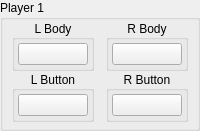
                                      <widget class="QGroupBox" name="player1Group">
                                        <property name="title">
                                          <string>Player 1</string>
                                        </property>
                                        <layout class="QHBoxLayout" name="horizontalLayout_2">
                                          <property name="spacing">
                                            <number>6</number>
                                          </property>
                                          <property name="leftMargin">
                                            <number>6</number>
                                          </property>
                                          <property name="topMargin">
                                            <number>0</number>
                                          </property>
                                          <property name="rightMargin">
                                            <number>6</number>
                                          </property>
                                          <property name="bottomMargin">
                                            <number>6</number>
                                          </property>
                                          <item>
                                            <widget class="QWidget" name="player1LeftJoycon"
                                              native="true">
                                              <layout class="QVBoxLayout"
                                                name="buttonMiscButtonsLeftJoyconVerticalLayout_14">
                                                <property name="spacing">
                                                  <number>0</number>
                                                </property>
                                                <property name="leftMargin">
                                                  <number>0</number>
                                                </property>
                                                <property name="topMargin">
                                                  <number>0</number>
                                                </property>
                                                <property name="rightMargin">
                                                  <number>0</number>
                                                </property>
                                                <property name="bottomMargin">
                                                  <number>0</number>
                                                </property>
                                                <item alignment="Qt::AlignHCenter">
                                                  <widget class="QGroupBox"
                                                    name="player1LeftBodyGroup">
                                                    <property name="title">
                                                      <string>L Body</string>
                                                    </property>
                                                    <property name="alignment">
                                                      <set>Qt::AlignCenter</set>
                                                    </property>
                                                    <layout class="QVBoxLayout"
                                                      name="verticalLayout_66">
                                                      <property name="spacing">
                                                        <number>3</number>
                                                      </property>
                                                      <property name="leftMargin">
                                                        <number>3</number>
                                                      </property>
                                                      <property name="topMargin">
                                                        <number>3</number>
                                                      </property>
                                                      <property name="rightMargin">
                                                        <number>3</number>
                                                      </property>
                                                      <property name="bottomMargin">
                                                        <number>3</number>
                                                      </property>
                                                      <item>
                                                        <widget class="QPushButton"
                                                          name="player1_left_body_button">
                                                          <property name="sizePolicy">
                                                            <sizepolicy hsizetype="Fixed"
                                                              vsizetype="Fixed">
                                                              <horstretch>0</horstretch>
                                                              <verstretch>0</verstretch>
                                                            </sizepolicy>
                                                          </property>
                                                          <property name="minimumSize">
                                                            <size>
                                                              <width>68</width>
                                                              <height>0</height>
                                                            </size>
                                                          </property>
                                                          <property name="maximumSize">
                                                            <size>
                                                              <width>68</width>
                                                              <height>16777215</height>
                                                            </size>
                                                          </property>
                                                          <property name="styleSheet">
                                                            <string notr="true">min-width: 68px;</string>
                                                          </property>
                                                          <property name="text">
                                                            <string />
                                                          </property>
                                                        </widget>
                                                      </item>
                                                    </layout>
                                                  </widget>
                                                </item>
                                                <item alignment="Qt::AlignHCenter">
                                                  <widget class="QGroupBox"
                                                    name="player1LeftButtonsGroup">
                                                    <property name="title">
                                                      <string>L Button</string>
                                                    </property>
                                                    <property name="alignment">
                                                      <set>Qt::AlignCenter</set>
                                                    </property>
                                                    <layout class="QVBoxLayout"
                                                      name="verticalLayout_67">
                                                      <property name="spacing">
                                                        <number>3</number>
                                                      </property>
                                                      <property name="leftMargin">
                                                        <number>3</number>
                                                      </property>
                                                      <property name="topMargin">
                                                        <number>3</number>
                                                      </property>
                                                      <property name="rightMargin">
                                                        <number>3</number>
                                                      </property>
                                                      <property name="bottomMargin">
                                                        <number>3</number>
                                                      </property>
                                                      <item>
                                                        <widget class="QPushButton"
                                                          name="player1_left_buttons_button">
                                                          <property name="sizePolicy">
                                                            <sizepolicy hsizetype="Fixed"
                                                              vsizetype="Fixed">
                                                              <horstretch>0</horstretch>
                                                              <verstretch>0</verstretch>
                                                            </sizepolicy>
                                                          </property>
                                                          <property name="minimumSize">
                                                            <size>
                                                              <width>68</width>
                                                              <height>0</height>
                                                            </size>
                                                          </property>
                                                          <property name="maximumSize">
                                                            <size>
                                                              <width>68</width>
                                                              <height>16777215</height>
                                                            </size>
                                                          </property>
                                                          <property name="styleSheet">
                                                            <string notr="true">min-width: 68px;</string>
                                                          </property>
                                                          <property name="text">
                                                            <string />
                                                          </property>
                                                        </widget>
                                                      </item>
                                                    </layout>
                                                  </widget>
                                                </item>
                                              </layout>
                                            </widget>
                                          </item>
                                          <item>
                                            <widget class="QWidget" name="player1RightJoycon"
                                              native="true">
                                              <layout class="QVBoxLayout"
                                                name="buttonMiscButtonsRightJoyconVerticalLayout_14">
                                                <property name="spacing">
                                                  <number>0</number>
                                                </property>
                                                <property name="leftMargin">
                                                  <number>0</number>
                                                </property>
                                                <property name="topMargin">
                                                  <number>0</number>
                                                </property>
                                                <property name="rightMargin">
                                                  <number>0</number>
                                                </property>
                                                <property name="bottomMargin">
                                                  <number>0</number>
                                                </property>
                                                <item alignment="Qt::AlignHCenter">
                                                  <widget class="QGroupBox"
                                                    name="player1RightBodyGroup">
                                                    <property name="title">
                                                      <string>R Body</string>
                                                    </property>
                                                    <property name="alignment">
                                                      <set>Qt::AlignCenter</set>
                                                    </property>
                                                    <layout class="QVBoxLayout"
                                                      name="verticalLayout_64">
                                                      <property name="spacing">
                                                        <number>3</number>
                                                      </property>
                                                      <property name="leftMargin">
                                                        <number>3</number>
                                                      </property>
                                                      <property name="topMargin">
                                                        <number>3</number>
                                                      </property>
                                                      <property name="rightMargin">
                                                        <number>3</number>
                                                      </property>
                                                      <property name="bottomMargin">
                                                        <number>3</number>
                                                      </property>
                                                      <item>
                                                        <widget class="QPushButton"
                                                          name="player1_right_body_button">
                                                          <property name="sizePolicy">
                                                            <sizepolicy hsizetype="Fixed"
                                                              vsizetype="Fixed">
                                                              <horstretch>0</horstretch>
                                                              <verstretch>0</verstretch>
                                                            </sizepolicy>
                                                          </property>
                                                          <property name="minimumSize">
                                                            <size>
                                                              <width>68</width>
                                                              <height>0</height>
                                                            </size>
                                                          </property>
                                                          <property name="maximumSize">
                                                            <size>
                                                              <width>68</width>
                                                              <height>16777215</height>
                                                            </size>
                                                          </property>
                                                          <property name="styleSheet">
                                                            <string notr="true">min-width: 68px;</string>
                                                          </property>
                                                          <property name="text">
                                                            <string />
                                                          </property>
                                                        </widget>
                                                      </item>
                                                    </layout>
                                                  </widget>
                                                </item>
                                                <item alignment="Qt::AlignHCenter">
                                                  <widget class="QGroupBox"
                                                    name="player1RightButtonsGroup">
                                                    <property name="title">
                                                      <string>R Button</string>
                                                    </property>
                                                    <property name="alignment">
                                                      <set>Qt::AlignCenter</set>
                                                    </property>
                                                    <layout class="QVBoxLayout"
                                                      name="verticalLayout_65">
                                                      <property name="spacing">
                                                        <number>3</number>
                                                      </property>
                                                      <property name="leftMargin">
                                                        <number>3</number>
                                                      </property>
                                                      <property name="topMargin">
                                                        <number>3</number>
                                                      </property>
                                                      <property name="rightMargin">
                                                        <number>3</number>
                                                      </property>
                                                      <property name="bottomMargin">
                                                        <number>3</number>
                                                      </property>
                                                      <item>
                                                        <widget class="QPushButton"
                                                          name="player1_right_buttons_button">
                                                          <property name="sizePolicy">
                                                            <sizepolicy hsizetype="Fixed"
                                                              vsizetype="Fixed">
                                                              <horstretch>0</horstretch>
                                                              <verstretch>0</verstretch>
                                                            </sizepolicy>
                                                          </property>
                                                          <property name="minimumSize">
                                                            <size>
                                                              <width>68</width>
                                                              <height>0</height>
                                                            </size>
                                                          </property>
                                                          <property name="maximumSize">
                                                            <size>
                                                              <width>68</width>
                                                              <height>16777215</height>
                                                            </size>
                                                          </property>
                                                          <property name="styleSheet">
                                                            <string notr="true">min-width: 68px;</string>
                                                          </property>
                                                          <property name="text">
                                                            <string />
                                                          </property>
                                                        </widget>
                                                      </item>
                                                    </layout>
                                                  </widget>
                                                </item>
                                              </layout>
                                            </widget>
                                          </item>
                                        </layout>
                                      </widget>
